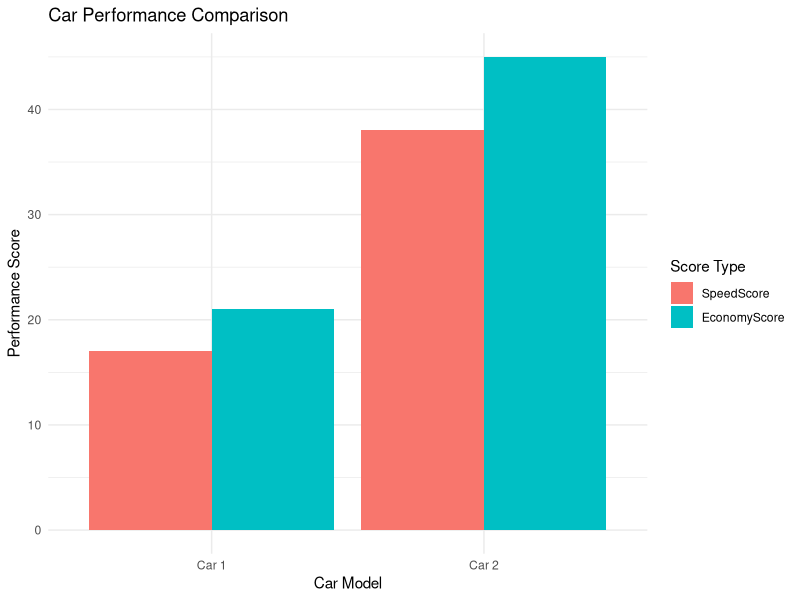

Recreate this plot in R.
pkgs <- c("reshape2", "ggplot2")
installed <- pkgs %in% installed.packages()[, "Package"]
if (any(!installed)) install.packages(pkgs[!installed])
lapply(pkgs, library, character.only = TRUE)

A <- matrix(c(1, 2, 3,
              4, 5, 6),
            nrow = 2, ncol = 3, byrow = TRUE)
rownames(A) <- c("Car 1", "Car 2")
colnames(A) <- c("Power", "Torque", "Efficiency")

B <- matrix(c(1, 0,
              2, 3,
              4, 5),
            nrow = 3, ncol = 2, byrow = TRUE)
rownames(B) <- c("Power", "Torque", "Efficiency")
colnames(B) <- c("SpeedScore", "EconomyScore")

C <- A %*% B

df_scores <- as.data.frame(C)
df_scores$Car <- rownames(df_scores)

df_melted <- reshape2::melt(
  df_scores,
  id.vars = "Car",
  variable.name = "ScoreType",
  value.name = "Score"
)

print("Performance Scores:")
print(df_scores)

ggplot2::ggplot(df_melted, aes(x = Car, y = Score, fill = ScoreType)) +
  geom_bar(stat = "identity", position = "dodge") +
  labs(
    title = "Car Performance Comparison",
    x = "Car Model",
    y = "Performance Score",
    fill = "Score Type"
  ) +
  theme_minimal()

cor_value <- cor(
  df_scores$SpeedScore,
  df_scores$EconomyScore,
  use = "complete.obs",
  method = "pearson"
)
print(paste(
  "Pearson correlation (Speed vs. Economy):",
  round(cor_value, 3)
))

df_scores$TradeOff <- df_scores$SpeedScore / df_scores$EconomyScore

print("TradeOff Ratios (Speed / Economy):")
print(df_scores[, c("Car", "TradeOff")])

df_sorted <- df_scores[order(df_scores$TradeOff, decreasing = TRUE), ]
print("Cars sorted by TradeOff ratio:")
print(df_sorted)
